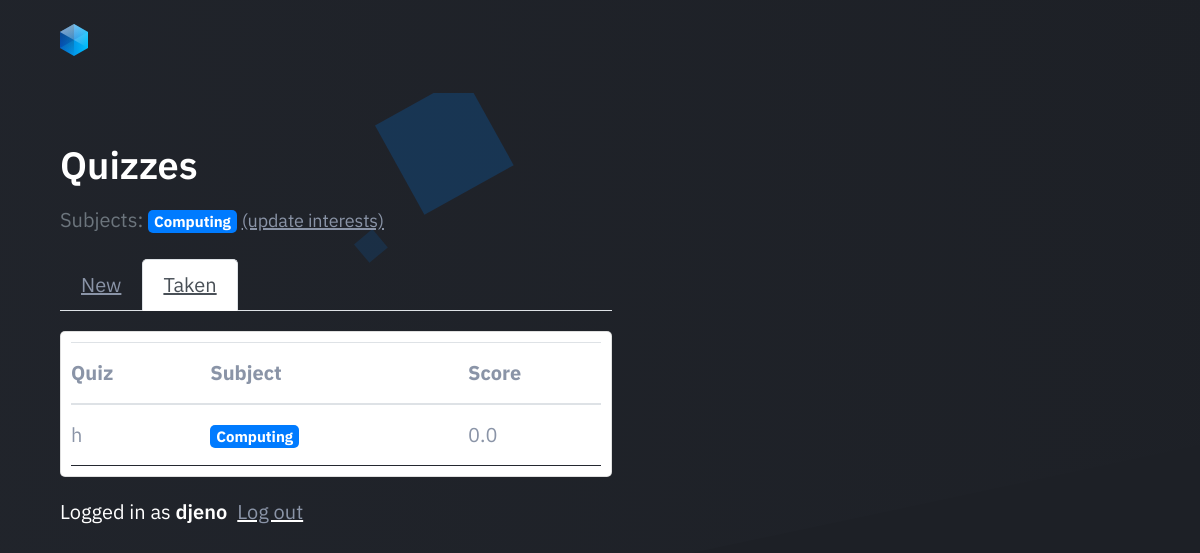
The page /students/taken/ (signed in) on the database as committed earlier.
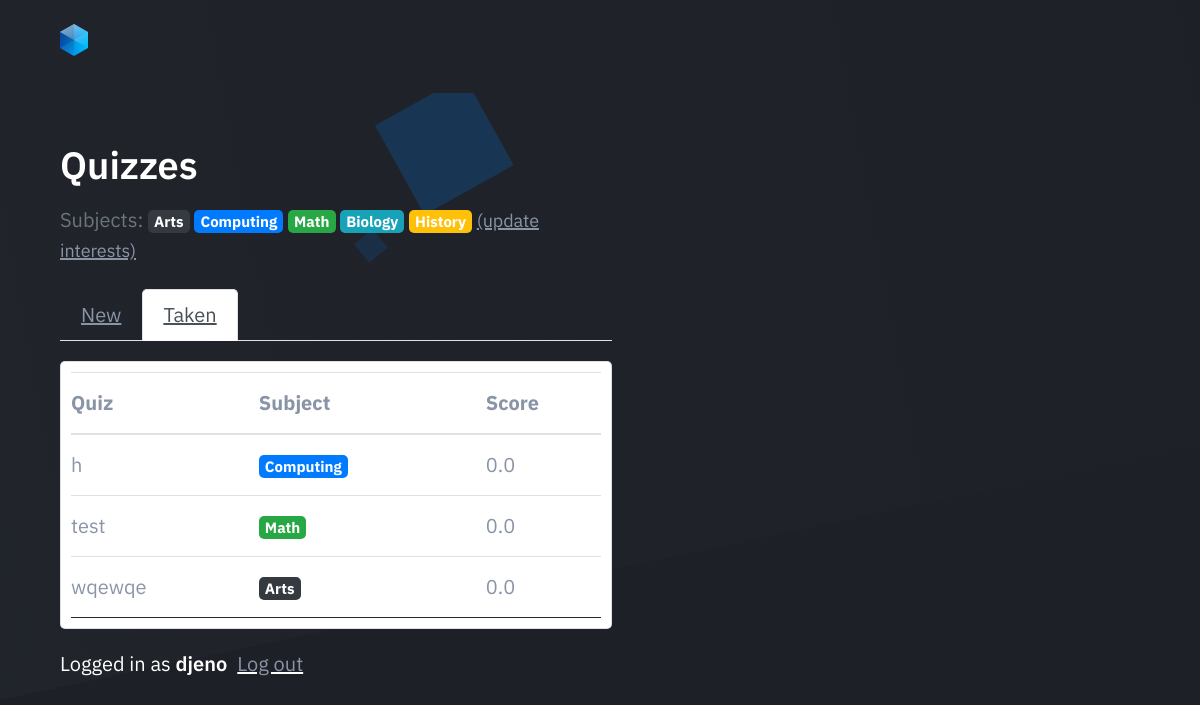
The same page on the database as committed later.
### classroom/models.py (models this page shows, shortened)
class Subject(models.Model):
    name = models.CharField(max_length=30)
    color = models.CharField(max_length=7, default='#007bff')
    def get_html_badge(self):
        name = escape(self.name)
        color = escape(self.color)
        html = '<span class="badge badge-primary" style="background-color: %s">%s</span>' % (color, name)
        return mark_safe(html)

class TakenQuiz(models.Model):
    student = models.ForeignKey(Student, on_delete=models.CASCADE, related_name='taken_quizzes')
    quiz = models.ForeignKey(Quiz, on_delete=models.CASCADE, related_name='taken_quizzes')
    score = models.FloatField()
    date = models.DateTimeField(auto_now_add=True)

class Quiz(models.Model):
    owner = models.ForeignKey(User, on_delete=models.CASCADE, related_name='quizzes')
    name = models.CharField(max_length=255)
    subject = models.ForeignKey(Subject, on_delete=models.CASCADE, related_name='quizzes')

### classroom/views/students.py (the view)
# urls.py: path('taken/', students.TakenQuizListView.as_view(), name='taken_quiz_list'),
@method_decorator([login_required, student_required], name='dispatch')
class TakenQuizListView(ListView):
    model = TakenQuiz
    context_object_name = 'taken_quizzes'
    template_name = 'classroom/students/taken_quiz_list.html'
    def get_queryset(self):
        queryset = self.request.user.student.taken_quizzes \
            .select_related('quiz', 'quiz__subject') \
            .order_by('quiz__name')
        return queryset

### classroom/templates/classroom/students/taken_quiz_list.html
{% extends 'base.html' %}
{% block content %}
  {% include 'classroom/students/_header.html' with active='taken' %}
  <div style="padding: 10px;" class="card">
    <table class="table mb-0">
      <thead>
        <tr>
          <th>Quiz</th>
          <th>Subject</th>
          <th>Score</th>
        </tr>
      </thead>
      <tbody>
        {% for taken_quiz in taken_quizzes %}
          <tr>
            <td>{{ taken_quiz.quiz.name }}</td>
            <td>{{ taken_quiz.quiz.subject.get_html_badge }}</td>
            <td>{{ taken_quiz.score }}</td>
          </tr>
        {% empty %}
          <tr>
            <td class="bg-light text-center font-italic" colspan="3">You haven't completed any quiz yet.</td>
          </tr>
        {% endfor %}
      </tbody>
    </table>
  </div>
{% endblock %}

### classroom/templates/classroom/students/_header.html
<h2>Quizzes</h2>
<p class="text-muted">
  Subjects:{% for subject in user.student.interests.all %} {{ subject.get_html_badge }}{% endfor %}
  <a href="{% url 'students:student_interests' %}"><small>(update interests)</small></a>
</p>
<ul class="nav nav-tabs mb-3">
  <li class="nav-item">
    <a class="nav-link{% if active == 'new' %} active{% endif %}" href="{% url 'students:quiz_list' %}">New</a>
  </li>
  <li class="nav-item">
    <a class="nav-link{% if active == 'taken' %} active{% endif %}" href="{% url 'students:taken_quiz_list' %}">Taken</a>
  </li>
</ul>

Rows that differ between the two databases and show on the page:
now on this page (row unchanged): Subject: get_html_badge "Arts"
now on this page (row unchanged): Subject: get_html_badge "Math"
now on this page (row unchanged): Subject: get_html_badge "Biology"
now on this page (row unchanged): Subject: get_html_badge "History"
added TakenQuiz: quiz.name "test", quiz.subject.get_html_badge "Math", score "0.0"
added TakenQuiz: quiz.name "wqewqe", quiz.subject.get_html_badge "Arts", score "0.0"
